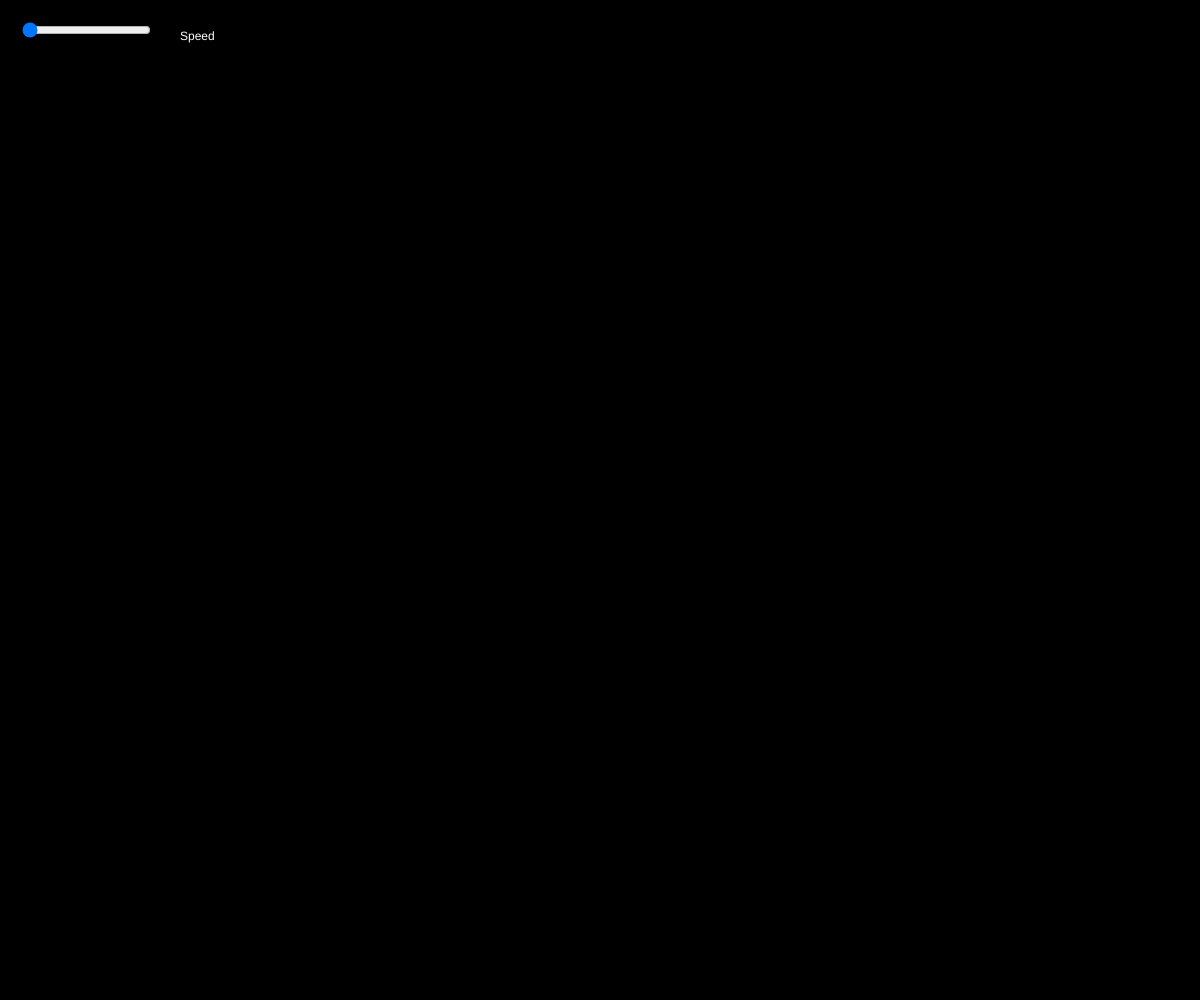
Frame 1 (no input)
Frame 60 (no input): identical to frame 1, image omitted
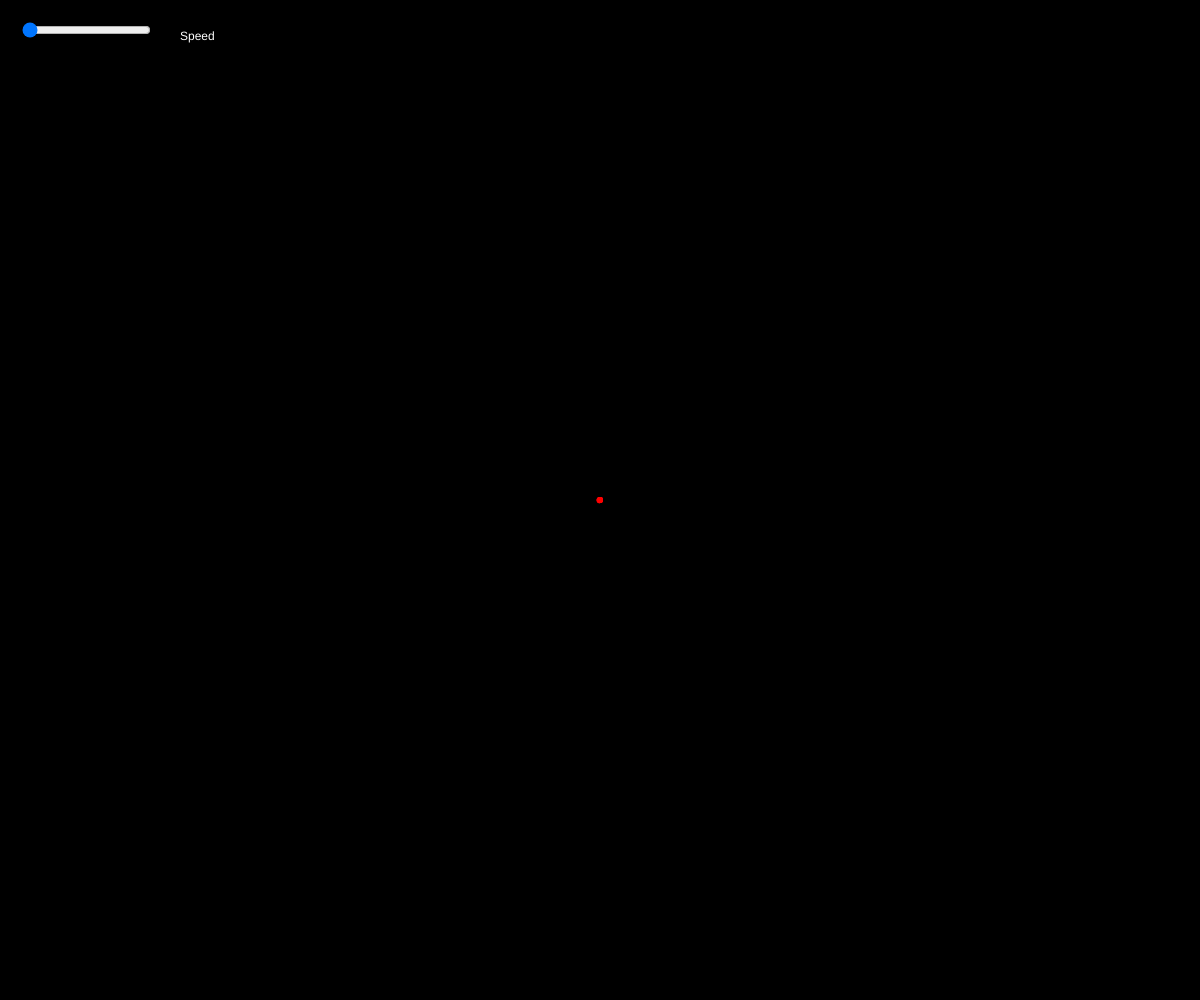
Frame 120 (the mouse pressed at the canvas centre since frame 60)

The p5.js sketch that drew these frames (run headless with seeded random() and noise() and a simulated clock; from frame 60 on, the mouse is pressed at the canvas centre):

// p5.js sketch
// ── sketch.js
var length = 500;
var width = 500;
var particles = [];
var slider;
var time = 0;
function setup() {
  // put setup code here
  length = windowHeight;
  width  = windowWidth;
  createCanvas(windowWidth, windowHeight);
  slider = createSlider(1, 70, 1);
  slider.position(20, 20);
  

}

function draw() {
  // put drawing code here
  background('black');
  fill(255);
  text("Speed", 180, 40);
  time++;
  console.log(time, slider.value());

  
  
  if(mouseIsPressed && !(mouseX<200 && mouseY<50))
  {
    particles.push(new Particle(mouseX,mouseY))
  }

  var frame = map(slider.value(),1,70,70,1);
  
  for (var i = particles.length - 1; i >= 0; i--) {

    if(time%frame==0)
    {particles[i].update();}
    
    particles[i].display();
    

  }
}





function Particle(x,y)
{
  this.x = x;
  this.y = y;
  this.vx = random(-1,1);
  this.vy = random(-1,1);
  this.size = random(2,6);

  

  

  

  this.update = function() {

      this.x+=this.vx;
      this.y+=this.vy;
      

      if(this.y<0)
      {
        this.vy *=-1
      }
      if(this.y>height)
      {
        this.vy *=-1
      }
      if(this.x<0)
      {
        this.vx *=-1
      }
      if(this.x>width)
      {
        this.vy *=-1
      }

      /*for (var i = particles.length - 1; i >= 0; i--) {

        var dist = sqrt(pow(this.x-particles[i].x,2)+pow(this.y-particles[i].y,2))

        if(dist<this.size && dist>0)
        {
          this.vx = -this.vx
          this.vy = -this.vy
        }
      }*/



      
  };

  this.display = function() {
    noStroke();
    fill(255,0,0);
    ellipse(this.x, this.y, this.size);
  };


}
